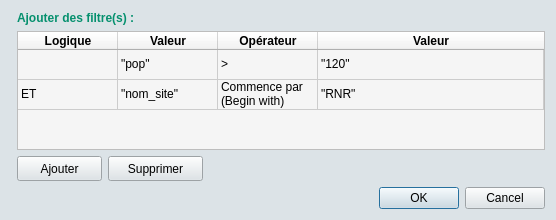
<?xml version="1.0" encoding="UTF-8"?>
<ui version="4.0">
 <class>window_filter_advanced</class>
 <widget class="QDialog" name="window_filter_advanced">
  <property name="geometry">
   <rect>
    <x>0</x>
    <y>0</y>
    <width>556</width>
    <height>220</height>
   </rect>
  </property>
  <property name="minimumSize">
   <size>
    <width>556</width>
    <height>220</height>
   </size>
  </property>
  <property name="cursor">
   <cursorShape>PointingHandCursor</cursorShape>
  </property>
  <property name="windowTitle">
   <string>Filtre avancé...</string>
  </property>
  <property name="styleSheet">
   <string notr="true">background-color: rgb(220, 227, 231);</string>
  </property>
  <layout class="QVBoxLayout" name="verticalLayout">
   <item>
    <layout class="QFormLayout" name="fl_filter_adv">
     <item row="1" column="1">
      <widget class="QTableWidget" name="tableWidget">
       <property name="enabled">
        <bool>true</bool>
       </property>
       <property name="font">
        <font>
         <family>Arial</family>
         <pointsize>9</pointsize>
         <weight>50</weight>
         <bold>false</bold>
        </font>
       </property>
       <property name="styleSheet">
        <string notr="true">background-color: rgb(245, 245, 245);</string>
       </property>
       <property name="showDropIndicator" stdset="0">
        <bool>true</bool>
       </property>
       <attribute name="horizontalHeaderVisible">
        <bool>true</bool>
       </attribute>
       <attribute name="horizontalHeaderCascadingSectionResizes">
        <bool>false</bool>
       </attribute>
       <attribute name="horizontalHeaderHighlightSections">
        <bool>false</bool>
       </attribute>
       <attribute name="horizontalHeaderStretchLastSection">
        <bool>true</bool>
       </attribute>
       <attribute name="verticalHeaderVisible">
        <bool>false</bool>
       </attribute>
       <attribute name="verticalHeaderCascadingSectionResizes">
        <bool>false</bool>
       </attribute>
       <attribute name="verticalHeaderStretchLastSection">
        <bool>false</bool>
       </attribute>
       <row>
        <property name="text">
         <string>1</string>
        </property>
       </row>
       <row>
        <property name="text">
         <string>2</string>
        </property>
       </row>
       <column>
        <property name="text">
         <string>Logique</string>
        </property>
        <property name="font">
         <font>
          <family>Arial</family>
          <weight>75</weight>
          <bold>true</bold>
         </font>
        </property>
        <property name="background">
         <color>
          <red>255</red>
          <green>255</green>
          <blue>255</blue>
         </color>
        </property>
       </column>
       <column>
        <property name="text">
         <string>Valeur</string>
        </property>
        <property name="font">
         <font>
          <family>Arial</family>
          <weight>75</weight>
          <bold>true</bold>
         </font>
        </property>
       </column>
       <column>
        <property name="text">
         <string>Opérateur</string>
        </property>
        <property name="font">
         <font>
          <family>Arial</family>
          <weight>75</weight>
          <bold>true</bold>
         </font>
        </property>
       </column>
       <column>
        <property name="text">
         <string>Valeur</string>
        </property>
        <property name="font">
         <font>
          <family>Arial</family>
          <weight>75</weight>
          <bold>true</bold>
         </font>
        </property>
       </column>
       <item row="0" column="0">
        <property name="text">
         <string/>
        </property>
       </item>
       <item row="0" column="1">
        <property name="text">
         <string>&quot;pop&quot;</string>
        </property>
       </item>
       <item row="0" column="2">
        <property name="text">
         <string>&gt;</string>
        </property>
       </item>
       <item row="0" column="3">
        <property name="text">
         <string>&quot;120&quot;</string>
        </property>
       </item>
       <item row="1" column="0">
        <property name="text">
         <string>ET</string>
        </property>
       </item>
       <item row="1" column="1">
        <property name="text">
         <string>&quot;nom_site&quot;</string>
        </property>
       </item>
       <item row="1" column="2">
        <property name="text">
         <string>Commence par (Begin with)</string>
        </property>
       </item>
       <item row="1" column="3">
        <property name="text">
         <string>&quot;RNR&quot;</string>
        </property>
       </item>
      </widget>
     </item>
     <item row="2" column="1">
      <layout class="QHBoxLayout" name="horizontalLayout_2">
       <item>
        <widget class="QPushButton" name="pb_add">
         <property name="minimumSize">
          <size>
           <width>85</width>
           <height>25</height>
          </size>
         </property>
         <property name="maximumSize">
          <size>
           <width>75</width>
           <height>25</height>
          </size>
         </property>
         <property name="font">
          <font>
           <family>Arial</family>
           <weight>50</weight>
           <bold>false</bold>
           <kerning>false</kerning>
          </font>
         </property>
         <property name="cursor">
          <cursorShape>PointingHandCursor</cursorShape>
         </property>
         <property name="styleSheet">
          <string notr="true"/>
         </property>
         <property name="text">
          <string>Ajouter</string>
         </property>
         <property name="icon">
          <iconset>
           <normaloff>img/plus.png</normaloff>img/plus.png</iconset>
         </property>
        </widget>
       </item>
       <item>
        <widget class="QPushButton" name="pb_suppr">
         <property name="minimumSize">
          <size>
           <width>95</width>
           <height>25</height>
          </size>
         </property>
         <property name="maximumSize">
          <size>
           <width>95</width>
           <height>25</height>
          </size>
         </property>
         <property name="font">
          <font>
           <family>Arial</family>
           <weight>50</weight>
           <bold>false</bold>
          </font>
         </property>
         <property name="cursor">
          <cursorShape>PointingHandCursor</cursorShape>
         </property>
         <property name="styleSheet">
          <string notr="true"/>
         </property>
         <property name="text">
          <string>Supprimer</string>
         </property>
         <property name="icon">
          <iconset>
           <normaloff>img/moins.png</normaloff>img/moins.png</iconset>
         </property>
        </widget>
       </item>
       <item>
        <spacer name="HS_btn">
         <property name="orientation">
          <enum>Qt::Horizontal</enum>
         </property>
         <property name="sizeHint" stdset="0">
          <size>
           <width>40</width>
           <height>20</height>
          </size>
         </property>
        </spacer>
       </item>
      </layout>
     </item>
     <item row="0" column="1">
      <widget class="QLabel" name="lbl_filter">
       <property name="font">
        <font>
         <family>Arial</family>
         <pointsize>9</pointsize>
         <weight>75</weight>
         <bold>true</bold>
        </font>
       </property>
       <property name="styleSheet">
        <string notr="true">color: rgb(5, 144, 110);</string>
       </property>
       <property name="text">
        <string>Ajouter des filtre(s) :</string>
       </property>
      </widget>
     </item>
    </layout>
   </item>
   <item>
    <widget class="QDialogButtonBox" name="btn_box">
     <property name="sizePolicy">
      <sizepolicy hsizetype="Expanding" vsizetype="Fixed">
       <horstretch>0</horstretch>
       <verstretch>0</verstretch>
      </sizepolicy>
     </property>
     <property name="font">
      <font>
       <family>Arial</family>
      </font>
     </property>
     <property name="orientation">
      <enum>Qt::Horizontal</enum>
     </property>
     <property name="standardButtons">
      <set>QDialogButtonBox::Cancel|QDialogButtonBox::Ok</set>
     </property>
    </widget>
   </item>
  </layout>
 </widget>
 <resources/>
 <connections>
  <connection>
   <sender>btn_box</sender>
   <signal>accepted()</signal>
   <receiver>window_filter_advanced</receiver>
   <slot>accept()</slot>
   <hints>
    <hint type="sourcelabel">
     <x>248</x>
     <y>254</y>
    </hint>
    <hint type="destinationlabel">
     <x>157</x>
     <y>274</y>
    </hint>
   </hints>
  </connection>
  <connection>
   <sender>btn_box</sender>
   <signal>rejected()</signal>
   <receiver>window_filter_advanced</receiver>
   <slot>reject()</slot>
   <hints>
    <hint type="sourcelabel">
     <x>316</x>
     <y>260</y>
    </hint>
    <hint type="destinationlabel">
     <x>286</x>
     <y>274</y>
    </hint>
   </hints>
  </connection>
 </connections>
</ui>
